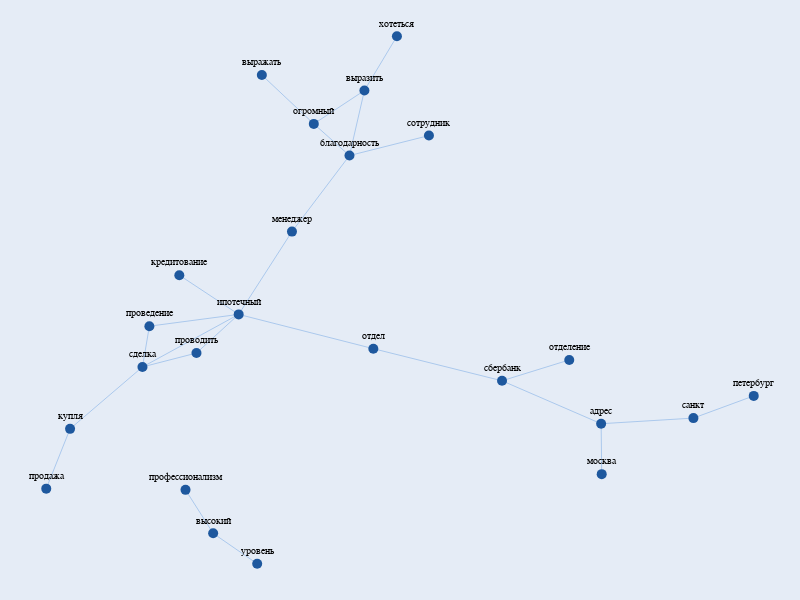

Write notebook code for a chart like this one.
### Markdown cell above
Например, посмотрим, что больше всего нравится пользователям Сбера.

*Следующие два графика сделаны через plotly, поэтому на гитхабе они не отображаются((*

### Code cell
sber_bigr, sber_trigr = get_bigr_and_trigr(nlp_data_pos[nlp_data_pos['bank_name'] == "СберБанк"])
draw_net(pd.merge(sber_bigr, sber_trigr, how="outer"))

### Figure 1 — Plotly figure (JSON) as saved in the notebook; plotly's stock layout.template omitted (floating-point values rounded to 4 significant figures)
{"data": [{"hoverinfo": "none", "line": {"color": "#71a5e3", "width": 0.5}, "mode": "lines", "type": "scatter", "x": [0.05157, 0.01891, null, 0.05157, -0.05923, null, 0.05157, 0.1228, null, 0.01891, -0.05923, null, 0.01891, 0.1929, null, 0.01891, -0.1071, null, -0.05923, -0.173, null, -0.2237, -0.4344, null, -0.2237, -0.3537, null, -0.2237, 0.0711, null, -0.2237, -0.1071, null, -0.2237, -0.4192, null, -0.2237, -0.3161, null, -0.4344, -0.3161, null, -0.4344, -0.4192, null, -0.4344, -0.5929, null, 0.5001, 0.3529, null, 0.3529, 0.5699, null, 0.3529, 0.0711, null, 0.5699, 0.5711, null, 0.5699, 0.7719, null, -0.2796, -0.1832, null, -0.2796, -0.3401, null, 0.7719, 0.904, null, -0.5929, -0.645, null], "y": [0.8119, 0.5862, null, 0.8119, 0.6961, null, 0.8119, 1, null, 0.5862, 0.6961, null, 0.5862, 0.6556, null, 0.5862, 0.3224, null, 0.6961, 0.8655, null, 0.03535, -0.147, null, 0.03535, 0.1713, null, 0.03535, -0.08361, null, 0.03535, 0.3224, null, 0.03535, -0.005561, null, 0.03535, -0.09874, null, -0.147, -0.09874, null, -0.147, -0.005561, null, -0.147, -0.3616, null, -0.1226, -0.195, null, -0.195, -0.3439, null, -0.195, -0.08361, null, -0.3439, -0.5188, null, -0.3439, -0.3243, null, -0.724, -0.8295, null, -0.724, -0.5732, null, -0.3243, -0.2473, null, -0.3616, -0.5691, null]}, {"hoverinfo": "text", "marker": {"color": "#1e589e", "size": 10}, "mode": "markers+text", "text": ["выразить", "благодарность", "огромный", "ипотечный", "сделка", "отделение", "сбербанк", "кредитование", "проводить", "проведение", "адрес", "сотрудник", "высокий", "уровень", "отдел", "менеджер", "санкт", "петербург", "профессионализм", "купля", "продажа", "выражать", "москва", "хотеться"], "textfont": {"color": "black", "family": "Arial", "size": 10}, "textposition": "top center", "type": "scatter", "x": [0.05157, 0.01891, -0.05923, -0.2237, -0.4344, 0.5001, 0.3529, -0.3537, -0.3161, -0.4192, 0.5699, 0.1929, -0.2796, -0.1832, 0.0711, -0.1071, 0.7719, 0.904, -0.3401, -0.5929, -0.645, -0.173, 0.5711, 0.1228], "y": [0.8119, 0.5862, 0.6961, 0.03535, -0.147, -0.1226, -0.195, 0.1713, -0.09874, -0.005561, -0.3439, 0.6556, -0.724, -0.8295, -0.08361, 0.3224, -0.3243, -0.2473, -0.5732, -0.3616, -0.5691, 0.8655, -0.5188, 1]}], "layout": {"height": 600, "hovermode": "closest", "margin": {"b": 0, "l": 0, "r": 0, "t": 0}, "showlegend": false, "width": 800, "xaxis": {"showgrid": false, "showticklabels": false, "zeroline": false}, "yaxis": {"showgrid": false, "showticklabels": false, "zeroline": false}}}
